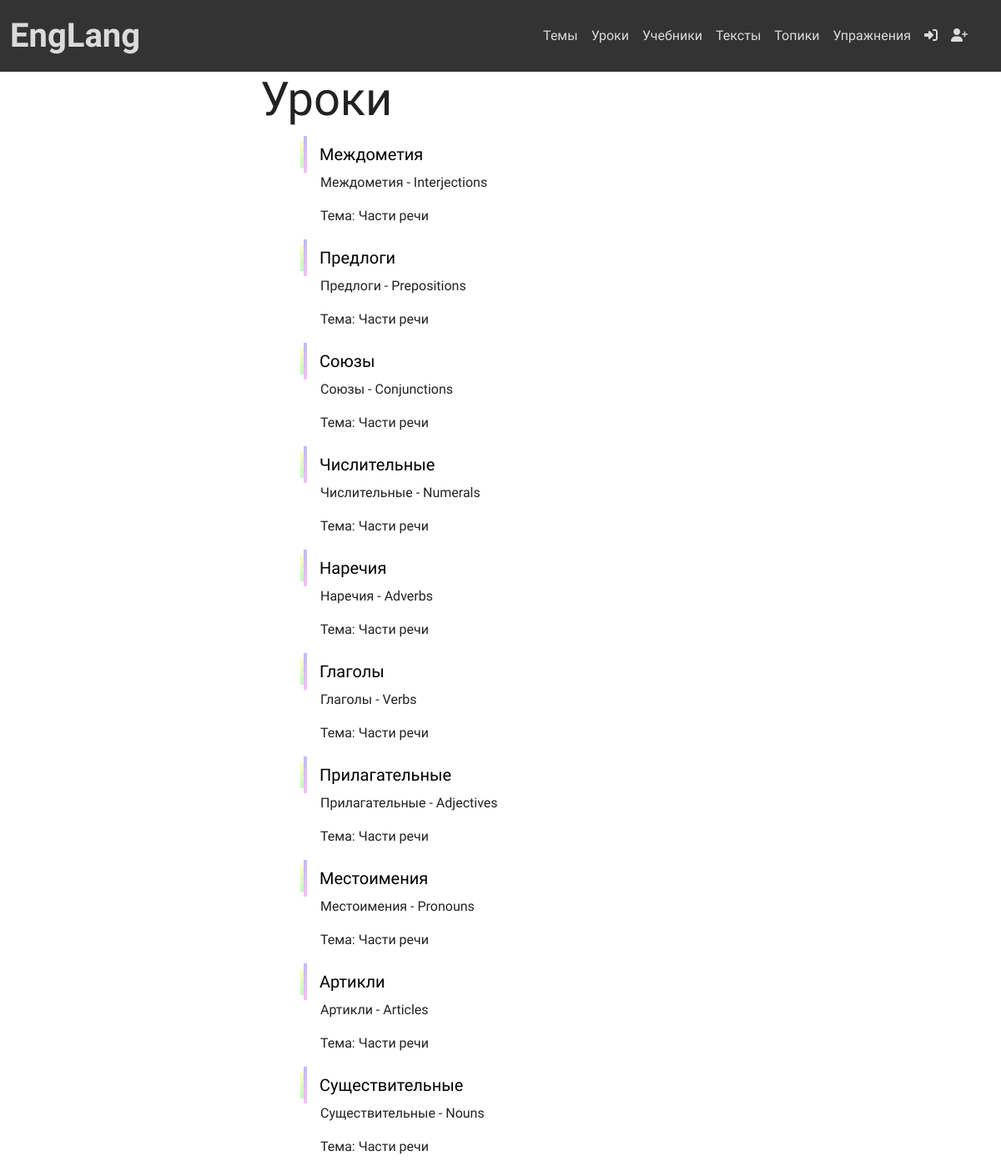
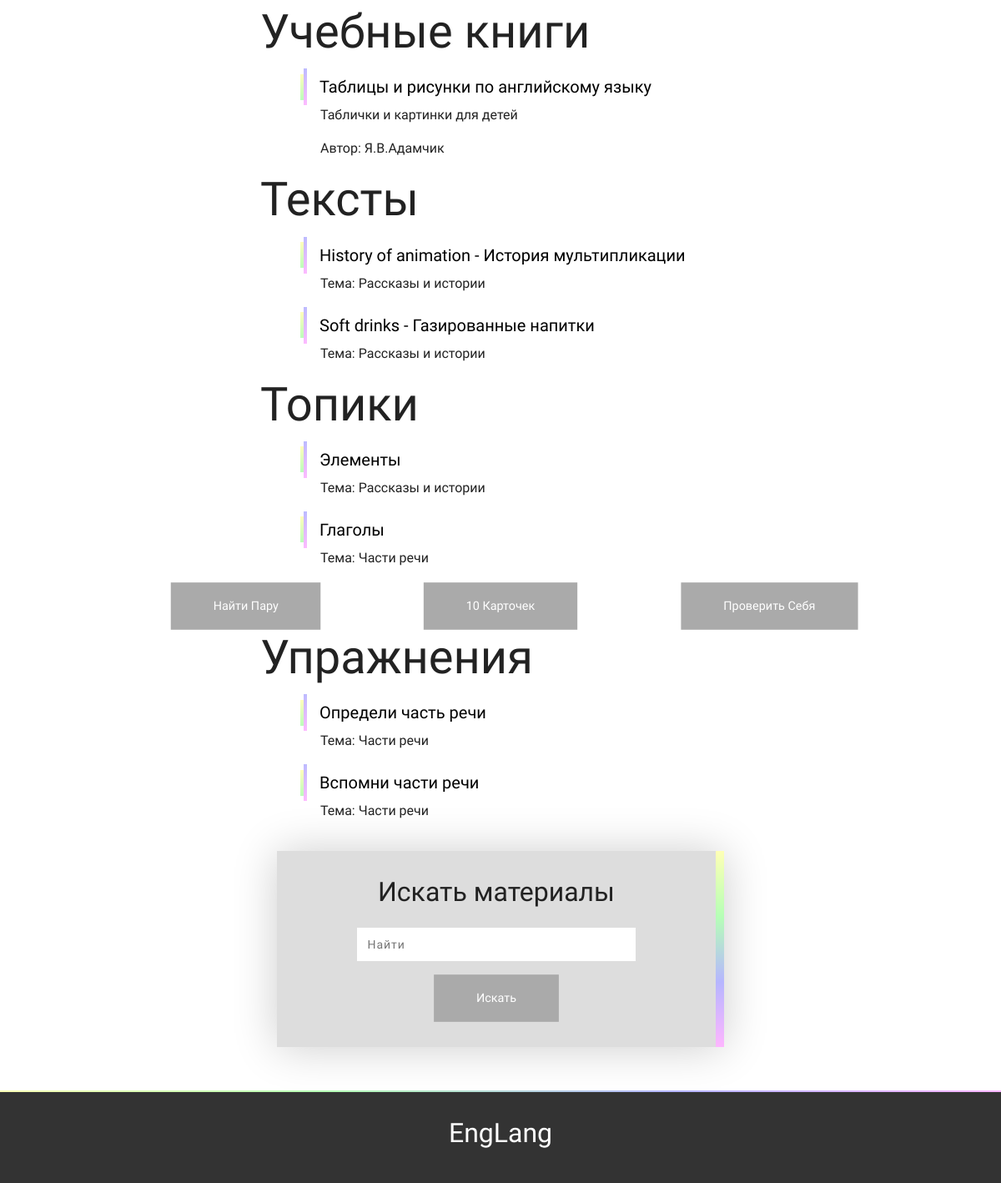
Screenshot of /theory/materials/ with the database file from the repository (2 pictures, top to bottom).
### theory/models.py (models this page shows, shortened)
class Lesson(models.Model):
    author = models.ForeignKey(Profile, null=True, blank=True, on_delete=models.CASCADE)
    name = models.CharField(max_length=100)
    slug = models.SlugField()
    description = models.CharField(max_length=200)
    content = HTMLField()
    theme = models.ForeignKey(Theme, on_delete=models.CASCADE)
    tags = models.ManyToManyField(Tag, blank=True)
    created_at = models.DateTimeField(auto_now_add=True)
    updated_at = models.DateTimeField(auto_now=True)
    published = models.BooleanField(default=False)
    bookmarks = models.ManyToManyField(User, related_name='bookmarked_lessons', blank=True)
    class Meta:
        ordering = ('published', '-created_at')
        verbose_name = 'Урок'
        verbose_name_plural = 'Уроки'
        unique_together = ('name', 'slug', 'theme', 'content')

class Theme(models.Model):
    name = models.CharField('theme', max_length=100)
    description = models.TextField()
    created_at = models.DateTimeField(auto_now_add=True)
    slug = models.SlugField()
    def __str__(self):
        return self.name
    class Meta:
        verbose_name = 'Тема'
        verbose_name_plural = 'Темы'
        unique_together = ('name', 'slug')

class Textbook(models.Model):
    author = models.CharField(max_length=150, null=True, blank=True)
    name = models.CharField(max_length=100)
    slug = models.SlugField()
    theme = models.ForeignKey(Theme, on_delete=models.CASCADE, blank=True, null=True)
    tags = models.ManyToManyField(Tag, blank=True)
    description = models.TextField(null=True, blank=True)
    created_at = models.DateTimeField(auto_now_add=True)
    file = models.FileField(upload_to='textbooks/files/', blank=True)
    image = models.ImageField(upload_to='textbooks/img/', blank=True, default='textbooks/default.png')
    bookmarks = models.ManyToManyField(User, related_name='bookmarked_textbooks', blank=True)
    class Meta:
        verbose_name = 'Учебник'
        verbose_name_plural = 'Учебники'
        unique_together = ('name', 'slug')

### exercises/models.py (models this page shows, shortened)
class Text(models.Model):
    author = models.ForeignKey(Profile, null=True, blank=True, on_delete=models.CASCADE)
    name = models.CharField('text', max_length=100)
    slug = models.SlugField()
    theme = models.ForeignKey(Theme, on_delete=models.CASCADE)
    topic = models.ForeignKey(Topic, on_delete=models.CASCADE, blank=True, null=True)
    text_eng = models.TextField()
    text_rus = models.TextField()
    bookmarks = models.ManyToManyField(User, related_name='bookmarked_texts', blank=True)
    class Meta:
        verbose_name = 'Текст'
        verbose_name_plural = 'Тексты'
        unique_together = ('name', 'slug')

class Topic(models.Model):
    author = models.ForeignKey(Profile, null=True, blank=True, on_delete=models.CASCADE)
    name = models.CharField('topic', max_length=100)
    slug = models.SlugField()
    theme = models.ForeignKey(Theme, on_delete=models.CASCADE, blank=True, null=True)
    words = models.ManyToManyField(Word, blank=True)
    bookmarks = models.ManyToManyField(User, related_name='bookmarked_topics', blank=True)
    class Meta:
        verbose_name = 'Топик'
        verbose_name_plural = 'Топики'
        unique_together = ('name', 'slug')

class Exercise(models.Model):
    author = models.ForeignKey(Profile, null=True, blank=True, on_delete=models.CASCADE)
    name = models.CharField('exercise', max_length=100)
    slug = models.SlugField()
    theme = models.ForeignKey(Theme, on_delete=models.CASCADE)
    link = models.URLField()
    bookmarks = models.ManyToManyField(User, related_name='bookmarked_exercises', blank=True)
    class Meta:
        verbose_name = 'Упражнение'
        verbose_name_plural = 'Упражнения'
        unique_together = ('name', 'slug')

### theory/views.py (the view)
# urls.py: path('materials/', views.materials, name='materials'),
def materials(request):
    query = request.GET.get('q', '')
    theme = Theme.objects.filter(name__icontains=query)
    tag = Tag.objects.filter(name__icontains=query)
    common_filters = (
        Q(name__icontains=query) |
        Q(slug__icontains=query) |
        Q(theme__in=theme)
    )
    theory_filters = (
        Q(tags__in=tag) |
        Q(description__icontains=query)
    )
    author_filters = (
        Q(author__user__username__icontains=query) |
        Q(author__user__first_name__icontains=query) |
        Q(author__user__last_name__icontains=query)
    )
    lessons = Lesson.objects.filter(published=True).filter(common_filters | theory_filters | author_filters | Q(content__icontains=query)).distinct()
    textbooks = Textbook.objects.filter(common_filters | theory_filters | Q(author__icontains=query)).distinct()
    texts = Text.objects.filter(common_filters | author_filters | author_filters).distinct()
    topics = Topic.objects.filter(common_filters | author_filters).distinct()
    exercises = Exercise.objects.filter(common_filters | author_filters).distinct()
    context = {
        'lessons': lessons,
        'textbooks': textbooks,
        'texts': texts,
        'topics': topics,
        'exercises': exercises,
    }
    return render(request, 'theory/materials.html', context)

### templates/theory/materials.html (shortened to what this page needs)
{% extends 'base.html' %}
{% load static %}
{% block content %}
    {% if lessons %}
        <div class="container-fluid">
            <div class="row">
                <div class="col-12 offset-md-2 col-md-8 offset-xl-3 col-xl-6">
                    <h1 class="display-4">
                        Уроки
                    </h1>
                    <div class="list">
                        <ul class="unordered_list">
                            {% for lesson in lessons %}
                                <li>
                                    <div class="main">
                                        <a href="{% url 'lesson' lesson.theme.slug lesson.slug %}">{{ lesson.name }}</a>
                                    </div>
                                    <div class="description">
                                        <p>{{ lesson.description }}</p>
                                        <p>Тема: {{ lesson.theme }}</p>
                                    </div>
                                </li>
                            {% endfor %}
                        </ul>
                    </div>
                </div>
            </div>
        </div>
    {% endif %}
    {% if textbooks %}
        <div class="container-fluid">
            <div class="row">
                <div class="col-12 offset-md-2 col-md-8 offset-xl-3 col-xl-6">
                    <h1 class="display-4">
                        Учебные книги
                    </h1>
                    <div class="list">
                        <ul class="unordered_list">
                            {% for textbook in textbooks %}
                                <li>
                                    <div class="main">
                                        <a href="{% url 'textbook_detail' textbook.slug %}">{{ textbook.name }}</a>
                                    </div>
                                    <div class="description">
                                        <p>{{ textbook.description }}</p>
                                        <p>Автор: {{ textbook.author }}</p>
                                    </div>
                                </li>
                            {% endfor %}
                        </ul>
                    </div>
                </div>
            </div>
        </div>
    {% endif %}
    {% if texts %}
        <div class="container-fluid">
            <div class="row">
                <div class="col-12 offset-md-2 col-md-8 offset-xl-3 col-xl-6">
                    <h1 class="display-4">
                        Тексты
                    </h1>
                    <div class="list">
                        <ul class="unordered_list">
                            {% for text in texts %}
                                <li>
                                    <div class="main">
                                        <a href="{% url 'text_details' text.slug %}">{{ text.name }}</a>
                                    </div>
                                    <div class="description">
                                        <p>Тема: {{ text.theme }}</p>
                                    </div>
                                </li>
                            {% endfor %}
                        </ul>
                    </div>
                </div>
            </div>
        </div>
    {% endif %}
    {% if topics %}
        <div class="container-fluid">
            <div class="row">
                <div class="col-12 offset-md-2 col-md-8 offset-xl-3 col-xl-6">
                    <h1 class="display-4">
                        Топики
                    </h1>
                    <div class="list">
                        <ul class="unordered_list">
                            {% for topic in topics %}
                                <li>
                                    <div class="main">
                                        <a href="{% url 'topic_details' topic.slug %}">{{ topic.name }}</a>
                                    </div>
                                    <div class="description">
                                        <p>Тема: {{ topic.theme }}</p>
                                    </div>
                                </li>
                            {% endfor %}
                        </ul>
                    </div>
                </div>
                <div class="col-12 col-md-4 text-center text-md-end">
                    <a href="{% url 'game' %}" class="btn btn-success">Найти пару</a>
                </div>
                <div class="col-12 col-md-4 text-center text-md-center">
                    <a href="{% url 'ten_random_words' %}" class="btn btn-primary">10 Карточек</a>
                </div>
                <div class="col-12 col-md-4 text-center text-md-start">
                    <a class="btn btn-danger" href="{% url 'one_word' %}">Проверить себя</a>
                </div>
            </div>
        </div>
    {% endif %}
    {% if exercises %}
        <div class="container-fluid">
            <div class="row">
                <div class="col-12 offset-md-2 col-md-8 offset-xl-3 col-xl-6">
                    <h1 class="display-4">
                        Упражнения
                    </h1>
                    <div class="list">
                        <ul class="unordered_list">
                            {% for exercise in exercises %}
                                <li>
                                    <div class="main">
                                        <a href="{% url 'exercise_details' exercise.slug %}">{{ exercise.name }}</a>
                                    </div>
                                    <div class="description">
                                        <p>Тема: {{ exercise.theme }}</p>
                                    </div>
                                </li>
                            {% endfor %}
                        </ul>
                    </div>
                </div>
            </div>
        </div>
    {% endif %}
    <div class="container-fluid padding">
        <div class="row text-center">
            <div class="col-12 offset-lg-2 col-lg-8 offset-xl-3 col-xl-6">
                <form method="get" action="{% url 'materials' %}">
                    <h2>Искать материалы</h2>
                    <input type="text" name="q" placeholder="Найти"><br>
                    <button type="submit" class="btn btn-warning">Искать</button>
                </form>
            </div>
        </div>
    </div>
{% endblock content %}

### static/css/style.css (style rules this page uses)
a { text-decoration: none; color: #222; transition: all 0.3s ease; }
.btn { display: inline-block; padding: 15px 50px; background-color: #aaa; font-size: 15px; font-weight: 500; transition: all 0.5s ease; transform: scale(0.96); text-transform: capitalize; color: #fff; border: 3px solid transparent; border-radius: 0px; }
.btn-warning, .btn-success, .btn-primary, .btn-danger { border-radius: 0px; }
.padding { padding-bottom: 2em; }

### static/css/base.css (style rules this page uses)
:root { --gradient: linear-gradient(to right, #ff0, #0f0, #00f, #f0f); --light-gradient: linear-gradient(to right, #ffb, #bfb, #bbf, #fbf); --dark-gradient: linear-gradient(to right, #660, #060, #006, #606); }
body, html { width: 100%; height: 100%; margin: 0; padding: 0; font-family: 'Inter Tight', sans-serif; color: #222; }

### static/css/form.css (style rules this page uses)
form { box-sizing: border-box; margin: 20px; font-weight: 300; padding: 30px 25px; box-shadow: 0px 1px 50px 0px rgba(0, 0, 0, 0.2); background-color: #ddd; border-right: 10px solid; border-image: linear-gradient(#ffffb6,#b6ffb6,#b6b6ff,#ffb6ff); border-image-slice: 1; }
form input { color: #666; background: white; font-size: 14px; font-weight: 500; letter-spacing: 1px; height: 40px; width: 70%; padding: 6px 12px; border: 0px; margin: 15px auto; }

### static/css/list.css (style rules this page uses)
.unordered_list { list-style: none; margin: 0 20px; }
.unordered_list li { margin: 10px 0; position: relative; }
.main a { color: black; border-left: 4px solid; border-image: linear-gradient(#bbf, #fbf); border-image-slice: 1; display: block; padding-left: 15px; line-height: 44px; font-size: 20px; position: relative; transition: 0.3s linear; }
.main a:before { content: ""; width: 4px; height: 70%; background: linear-gradient(#ffb,#bfb); position: absolute; top: 15%; left: -8px; transition: 0.3s linear; }
.description { margin: 0 20px; font-weight: 300; }

### rows the page displays
Lesson: name "Междометия", description "Междометия - Interjections", theme "Части речи"
Lesson: name "Предлоги", description "Предлоги - Prepositions", theme "Части речи"
Lesson: name "Союзы", description "Союзы - Conjunctions", theme "Части речи"
Lesson: name "Числительные", description "Числительные - Numerals", theme "Части речи"
Lesson: name "Наречия", description "Наречия - Adverbs", theme "Части речи"
Lesson: name "Глаголы", description "Глаголы - Verbs", theme "Части речи"
Lesson: name "Прилагательные", description "Прилагательные - Adjectives", theme "Части речи"
Lesson: name "Местоимения", description "Местоимения - Pronouns", theme "Части речи"
Lesson: name "Артикли", description "Артикли - Articles", theme "Части речи"
Lesson: name "Существительные", description "Существительные - Nouns", theme "Части речи"
Textbook: name "Таблицы и рисунки по английскому языку", description "Таблички и картинки для детей", author "Я.В.Адамчик"
Text: name "History of animation - История мультипликации", theme "Рассказы и истории"
Text: name "Soft drinks - Газированные напитки", theme "Рассказы и истории"
Topic: name "Элементы", theme "Рассказы и истории"
Topic: name "Глаголы", theme "Части речи"
Exercise: name "Определи часть речи", theme "Части речи"
Exercise: name "Вспомни части речи", theme "Части речи"
